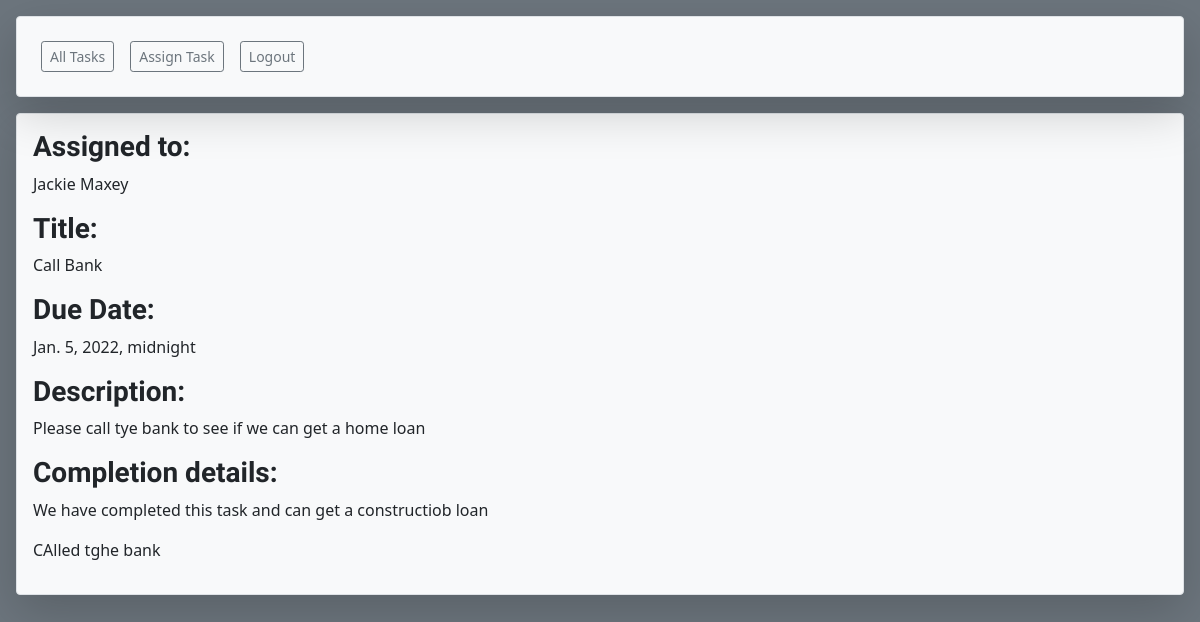
/view_task/1, run on the app's committed database.
### team_task_manager_app/models.py (models this page shows)
class User(models.Model):
    first_name = models.CharField(max_length=255)
    last_name = models.CharField(max_length=255)
    email = models.CharField(max_length=255)
    password = models.CharField(max_length=255)
    phone_number = models.CharField(max_length=255)
    objects = UserManager()
    created_at = models.DateTimeField(auto_now_add=True)
    updated_at = models.DateTimeField(auto_now=True)

class Task(models.Model):
    title = models.CharField(max_length=255)
    description = models.TextField()
    due_date = models.DateTimeField(null=True)
    creator = models.ForeignKey(User, related_name="has_created_task", on_delete=models.CASCADE)
    assigned_user = ManyToManyField(User, related_name="users_tasks")
    user_likes = models.ManyToManyField(User, related_name='liked_posts')
    created_at = models.DateTimeField(auto_now_add=True)
    updated_at = models.DateTimeField(auto_now=True)
    objects = TaskManager()

class Complete(models.Model):
    completion_notes = models.TextField()
    date_completed = models.DateTimeField(null=True)
    task = models.ForeignKey(Task, related_name="task_notes", on_delete=models.CASCADE)
    created_at = models.DateTimeField(auto_now_add=True)
    updated_at = models.DateTimeField(auto_now=True)

### team_task_manager_app/views.py (the view)
# urls.py: path('view_task/<int:id>', views.view_task),
def view_task(request, id):
    context = {
        'task':Task.objects.get(id = id)
}
    return render(request, 'view_task.html', context)

### team_task_manager_app/templates/view_task.html (shortened to what this page needs)
<!DOCTYPE html>
<html lang="en">
<head>
    {% load static %}
    <link href="https://cdn.jsdelivr.net/npm/bootstrap@5.0.2/dist/css/bootstrap.min.css" rel="stylesheet">
    <link rel="stylesheet" href="{% static 'all_tasks.css' %}">
</head>
<body class="bg-secondary">
    <div class="m-3">
        <nav id ="nav" class="navbar bg-light navbar-expand-lg navbar-light shadow-lg p-3 mb-1 border rounded" >
            <div class="collapse navbar-collapse" id="navbarSupportedContent">
            <ul class="navbar-nav mr-auto" >
                <li class="nav-item active">
                <a class="btn btn-sm btn-outline-secondary m-2" href="/all_tasks">All Tasks</a>
                </li>
                <li class="nav-item">
                <a class="btn btn-sm btn-outline-secondary m-2" href="/create_task">Assign Task</a>
                </li>
                <li class="nav-item">
                    <a class="btn btn-sm btn-outline-secondary m-2" href="/logout">Logout</a>
                </li>
            </ul>
            </div>
        </nav>
    </div>
    <div id ="header" class="border bg-light shadow-lg rounded-2 m-3 p-3">
        <div class="d-flex flex-column justify-content-around">
            <div class="input_block">
                <h3>Assigned to:</h3>
                {% for user in task.assigned_user.all %}
                <p>{{user.first_name}} {{user.last_name}}</p>
                {% endfor %}
            </div>
            <div class="input_block" class = "">
            <h3>Title:</h3>
            <p>{{task.title}}</p>
            <h3>Due Date:</h3>
            <p>{{task.due_date}}</p>
            </div>
        <div id="task_desc" class="">
            <h3>Description:</h3>
            <p>{{task.description}}</p>
        </div>
        <div class="">
            <h3>Completion details:</h3>
            {% for note in task.task_notes.all %}
            <p>{{note.completion_notes}}</p>
            {% endfor %}
        </div>
    </div>
    </div>
</body>
</html>

### team_task_manager_app/static/all_tasks.css (style rules this page uses)
body { background-color: #D9E2EC; }
h3,h2,h1, label { font-family: "Sofia", sans-serif; font-weight: bold; }

### data on the page
User: first_name "Jackie", last_name "Maxey"
Task: title "Call Bank", due_date "Jan. 5, 2022, midnight", description "Please call tye bank to see if we can get a home loan"
Complete: completion_notes "We have completed this task and can get a constructiob loan"
Complete: completion_notes "CAlled tghe bank"
